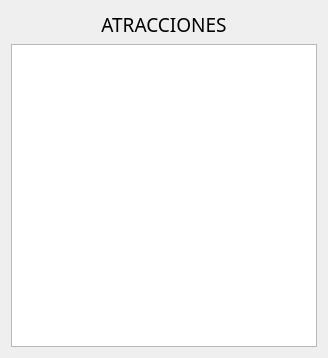
<?xml version="1.0" encoding="UTF-8"?>
<ui version="4.0">
 <class>Atracciones</class>
 <widget class="QWidget" name="Atracciones">
  <property name="geometry">
   <rect>
    <x>0</x>
    <y>0</y>
    <width>328</width>
    <height>358</height>
   </rect>
  </property>
  <property name="windowTitle">
   <string>Form</string>
  </property>
  <layout class="QGridLayout" name="gridLayout">
   <item row="0" column="0">
    <widget class="QLabel" name="label">
     <property name="font">
      <font>
       <family>HP Simplified Light</family>
       <pointsize>14</pointsize>
      </font>
     </property>
     <property name="layoutDirection">
      <enum>Qt::LeftToRight</enum>
     </property>
     <property name="text">
      <string>ATRACCIONES</string>
     </property>
     <property name="alignment">
      <set>Qt::AlignCenter</set>
     </property>
    </widget>
   </item>
   <item row="1" column="0">
    <widget class="QPlainTextEdit" name="txtAtracciones">
     <property name="readOnly">
      <bool>true</bool>
     </property>
    </widget>
   </item>
  </layout>
 </widget>
 <resources/>
 <connections/>
</ui>
